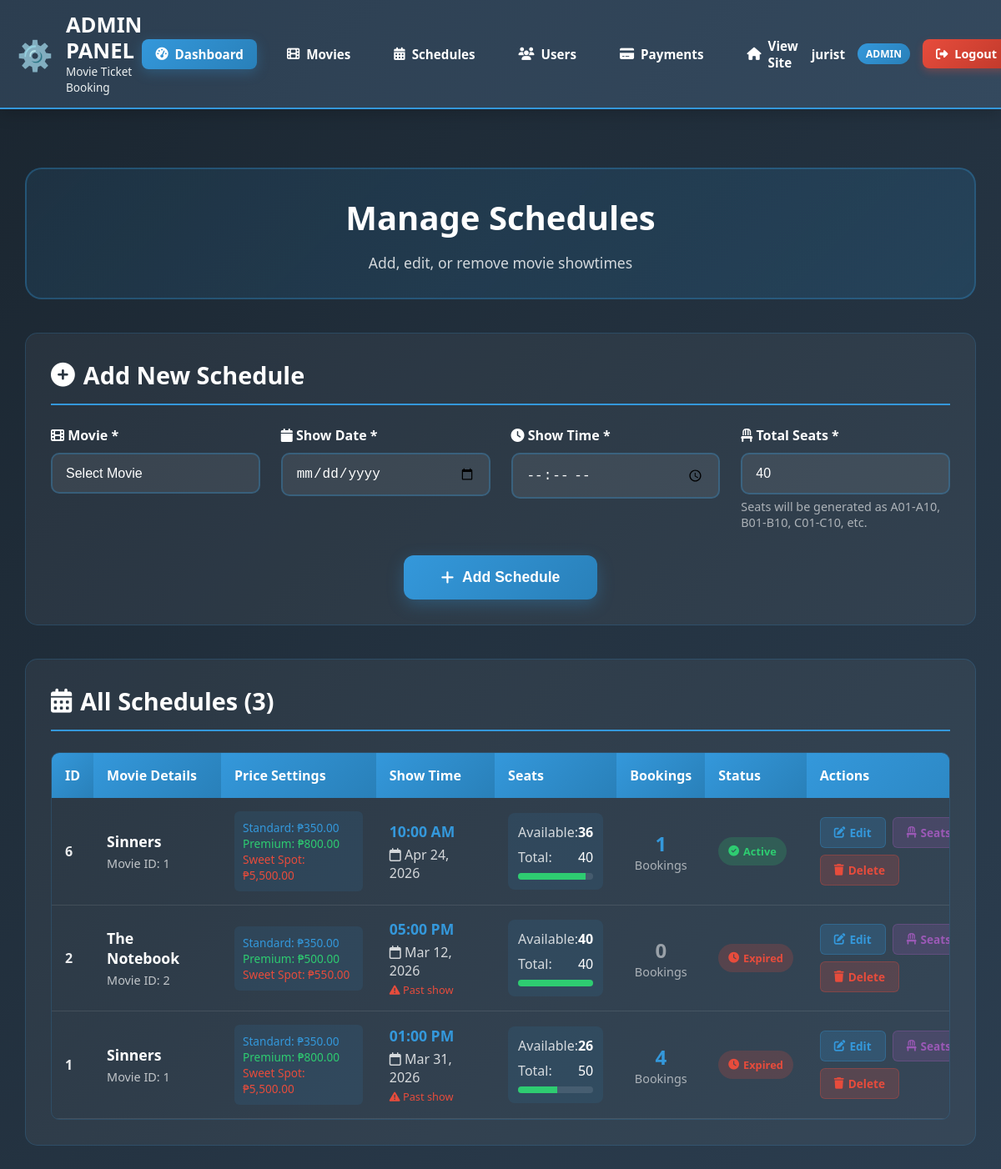
The app's page /pages/admin/manage-schedules.php (signed in) with its own data.
### tables this page shows
CREATE TABLE `movie_schedules` (
  `id` int(11) NOT NULL,
  `movie_id` int(11) NOT NULL,
  `movie_title` varchar(255) NOT NULL,
  `show_date` date NOT NULL,
  `showtime` time NOT NULL,
  `total_seats` int(11) DEFAULT 40,
  `available_seats` int(11) DEFAULT 40,
  `is_active` tinyint(1) DEFAULT 1,
  `created_at` timestamp NOT NULL DEFAULT current_timestamp()
);

CREATE TABLE `movies` (
  `id` int(11) NOT NULL,
  `title` varchar(255) NOT NULL,
  `director` varchar(255) DEFAULT NULL,
  `genre` varchar(100) DEFAULT NULL,
  `duration` varchar(20) DEFAULT NULL,
  `rating` varchar(10) DEFAULT NULL,
  `description` text DEFAULT NULL,
  `poster_url` varchar(500) DEFAULT NULL,
  `trailer_url` varchar(500) DEFAULT NULL,
  `venue_name` varchar(255) DEFAULT NULL,
  `venue_location` varchar(500) DEFAULT NULL,
  `google_maps_link` varchar(500) DEFAULT NULL,
  `standard_price` decimal(10,2) DEFAULT 350.00,
  `premium_price` decimal(10,2) DEFAULT 450.00,
  `sweet_spot_price` decimal(10,2) DEFAULT 550.00,
  `is_active` tinyint(1) DEFAULT 1,
  `added_by` int(11) DEFAULT NULL,
  `updated_by` int(11) DEFAULT NULL,
  `created_at` timestamp NOT NULL DEFAULT current_timestamp(),
  `last_updated` timestamp NULL DEFAULT NULL ON UPDATE current_timestamp()
);

### pages/admin/manage-schedules.php (the view, shortened to what the rows shown need)
<?php
$root_dir = dirname(dirname(__DIR__));
require_once $root_dir . '/partials/admin-header.php';
$conn = new mysqli(DB_HOST, DB_USER, DB_PASS, DB_NAME);
$edit_mode = false;
$schedules_result = $conn->query("
    SELECT s.*, m.title as movie_title_full, m.standard_price, m.premium_price, m.sweet_spot_price,
           (SELECT COUNT(*) FROM tbl_booking b
            WHERE b.movie_name = s.movie_title
            AND b.show_date = s.show_date
            AND b.showtime = s.showtime
            AND b.status != 'Cancelled') as booking_count
    FROM movie_schedules s
    LEFT JOIN movies m ON s.movie_id = m.id
    WHERE s.is_active = 1 AND m.is_active = 1
    ORDER BY s.id DESC
");
$schedules = [];
if ($schedules_result) {
    while ($row = $schedules_result->fetch_assoc()) {
        $schedules[] = $row;
    }
}
$count_result = $conn->query("SELECT COUNT(*) as total FROM movie_schedules s LEFT JOIN movies m ON s.movie_id = m.id WHERE s.is_active = 1 AND m.is_active = 1");
$schedule_count = $count_result ? $count_result->fetch_assoc()['total'] : 0;
?>
<div class="admin-content" style="max-width: 1400px; margin: 0 auto; padding: 30px;">
    <div style="text-align: center; margin-bottom: 40px; padding: 30px; background: linear-gradient(135deg, rgba(52, 152, 219, 0.1), rgba(41, 128, 185, 0.2)); border-radius: 20px; border: 2px solid rgba(52, 152, 219, 0.3);">
        <h1 style="color: white; font-size: 2.5rem; margin-bottom: 15px; font-weight: 800;">Manage Schedules</h1>
    </div>
    <div style="background: rgba(255, 255, 255, 0.05); border-radius: 15px; padding: 30px; margin-bottom: 40px; border: 1px solid rgba(52, 152, 219, 0.2);">
        <h2 style="color: white; font-size: 1.8rem; margin-bottom: 25px; padding-bottom: 15px; border-bottom: 2px solid #3498db; display: flex; align-items: center; gap: 10px;">
            <i class="<?php echo $edit_mode ? 'fas fa-edit' : 'fas fa-plus-circle'; ?>"></i>
            <?php echo $edit_mode ? 'Edit Schedule' : 'Add New Schedule'; ?>
        </h2>
    </div>
    <div style="background: rgba(255, 255, 255, 0.05); border-radius: 15px; padding: 30px; border: 1px solid rgba(52, 152, 219, 0.2);">
        <h2 style="color: white; font-size: 1.8rem; margin-bottom: 25px; padding-bottom: 15px; border-bottom: 2px solid #3498db; display: flex; align-items: center; gap: 10px;">
            <i class="fas fa-calendar-alt"></i> All Schedules (<?php echo $schedule_count; ?>)
        </h2>
        <?php if (empty($schedules)): ?>
        <div style="text-align: center; padding: 50px; color: rgba(255, 255, 255, 0.6);">
            <i class="fas fa-calendar-alt fa-3x" style="margin-bottom: 20px; opacity: 0.5;"></i>
            <p style="font-size: 1.1rem;">No schedules found. Add your first schedule!</p>
        </div>
        <?php else: ?>
        <div style="overflow-x: auto; border-radius: 10px; border: 1px solid rgba(52, 152, 219, 0.2);">
            <table style="width: 100%; border-collapse: collapse; min-width: 1200px;">
                <thead>
                    <tr>
                        <th style="background: linear-gradient(135deg, #3498db 0%, #2980b9 100%); color: white; padding: 16px; text-align: left; font-weight: 700; font-size: 1rem;">ID</th>
                        <th style="background: linear-gradient(135deg, #3498db 0%, #2980b9 100%); color: white; padding: 16px; text-align: left; font-weight: 700; font-size: 1rem;">Movie Details</th>
                        <th style="background: linear-gradient(135deg, #3498db 0%, #2980b9 100%); color: white; padding: 16px; text-align: left; font-weight: 700; font-size: 1rem;">Price Settings</th>
                        <th style="background: linear-gradient(135deg, #3498db 0%, #2980b9 100%); color: white; padding: 16px; text-align: left; font-weight: 700; font-size: 1rem;">Show Time</th>
                        <th style="background: linear-gradient(135deg, #3498db 0%, #2980b9 100%); color: white; padding: 16px; text-align: left; font-weight: 700; font-size: 1rem;">Seats</th>
                        <th style="background: linear-gradient(135deg, #3498db 0%, #2980b9 100%); color: white; padding: 16px; text-align: left; font-weight: 700; font-size: 1rem;">Bookings</th>
                        <th style="background: linear-gradient(135deg, #3498db 0%, #2980b9 100%); color: white; padding: 16px; text-align: left; font-weight: 700; font-size: 1rem;">Status</th>
                        <th style="background: linear-gradient(135deg, #3498db 0%, #2980b9 100%); color: white; padding: 16px; text-align: left; font-weight: 700; font-size: 1rem;">Actions</th>
                    </tr>
                </thead>
                <tbody>
                    <?php foreach ($schedules as $schedule):
                        $available_percentage = ($schedule['available_seats'] / $schedule['total_seats']) * 100;
                        $is_today = date('Y-m-d') == $schedule['show_date'];
                        $is_past = strtotime($schedule['show_date'] . ' ' . $schedule['showtime']) < time();
                    ?>
                    <tr style="border-bottom: 1px solid rgba(255, 255, 255, 0.1); <?php echo $is_today ? 'background: rgba(52, 152, 219, 0.05);' : ''; ?>">
                        <td style="padding: 16px; color: rgba(255, 255, 255, 0.9); font-weight: 700;"><?php echo $schedule['id']; ?></td>
                        <td style="padding: 16px;">
                            <div style="color: white; font-size: 1.1rem; font-weight: 700; margin-bottom: 5px;"><?php echo htmlspecialchars($schedule['movie_title_full']); ?></div>
                            <div style="color: rgba(255, 255, 255, 0.7); font-size: 0.9rem;">Movie ID: <?php echo $schedule['movie_id']; ?></div>
                        </td>
                        <td style="padding: 16px;">
                            <div style="background: rgba(52, 152, 219, 0.1); padding: 10px; border-radius: 6px;">
                                <div style="color: #3498db; font-size: 0.85rem;">Standard: ₱<?php echo number_format($schedule['standard_price'] ?? 350, 2); ?></div>
                                <div style="color: #2ecc71; font-size: 0.85rem;">Premium: ₱<?php echo number_format($schedule['premium_price'] ?? 450, 2); ?></div>
                                <div style="color: #e74c3c; font-size: 0.85rem;">Sweet Spot: ₱<?php echo number_format($schedule['sweet_spot_price'] ?? 550, 2); ?></div>
                            </div>
                        </td>
                        <td style="padding: 16px;">
                            <div style="color: #3498db; font-size: 1.1rem; font-weight: 700;"><?php echo date('h:i A', strtotime($schedule['showtime'])); ?></div>
                            <div style="color: rgba(255, 255, 255, 0.8); margin-top: 5px;">
                                <i class="far fa-calendar"></i> <?php echo date('M d, Y', strtotime($schedule['show_date'])); ?>
                            </div>
                            <?php if ($is_past): ?>
                            <div style="color: #e74c3c; font-size: 0.8rem; margin-top: 3px;">
                                <i class="fas fa-exclamation-triangle"></i> Past show
                            </div>
                            <?php endif; ?>
                        </td>
                        <td style="padding: 16px;">
                            <div style="background: rgba(52, 152, 219, 0.1); padding: 12px; border-radius: 8px;">
                                <div style="display: flex; justify-content: space-between; margin-bottom: 8px;">
                                    <span style="color: rgba(255, 255, 255, 0.8);">Available:</span>
                                    <span style="color: white; font-weight: 700;"><?php echo $schedule['available_seats']; ?></span>
                                </div>
                                <div style="display: flex; justify-content: space-between; margin-bottom: 8px;">
                                    <span style="color: rgba(255, 255, 255, 0.8);">Total:</span>
                                    <span style="color: white;"><?php echo $schedule['total_seats']; ?></span>
                                </div>
                                <div style="background: rgba(255, 255, 255, 0.1); height: 8px; border-radius: 4px; overflow: hidden;">
                                    <div style="background: <?php echo $available_percentage > 50 ? '#2ecc71' : ($available_percentage > 20 ? '#f39c12' : '#e74c3c'); ?>; height: 100%; width: <?php echo $available_percentage; ?>%;"></div>
                                </div>
                            </div>
                        </td>
                        <td style="padding: 16px;">
                            <div style="text-align: center;">
                                <div style="font-size: 1.5rem; font-weight: 700; color: <?php echo $schedule['booking_count'] > 0 ? '#3498db' : 'rgba(255,255,255,0.5)'; ?>;">
                                    <?php echo $schedule['booking_count']; ?>
                                </div>
                                <div style="font-size: 0.9rem; color: rgba(255, 255, 255, 0.6);">Bookings</div>
                            </div>
                        </td>
                        <td style="padding: 16px;">
                            <?php if ($is_past): ?>
                            <span style="background: rgba(231, 76, 60, 0.2); color: #e74c3c; padding: 8px 12px; border-radius: 20px; font-size: 0.8rem; font-weight: 600; display: inline-flex; align-items: center; gap: 5px;">
                                <i class="fas fa-clock"></i> Expired
                            </span>
                            <?php elseif ($schedule['available_seats'] == 0): ?>
                            <span style="background: rgba(231, 76, 60, 0.2); color: #e74c3c; padding: 8px 12px; border-radius: 20px; font-size: 0.8rem; font-weight: 600; display: inline-flex; align-items: center; gap: 5px;">
                                <i class="fas fa-times-circle"></i> Sold Out
                            </span>
                            <?php elseif ($schedule['available_seats'] < 10): ?>
                            <span style="background: rgba(243, 156, 18, 0.2); color: #f39c12; padding: 8px 12px; border-radius: 20px; font-size: 0.8rem; font-weight: 600; display: inline-flex; align-items: center; gap: 5px;">
                                <i class="fas fa-exclamation"></i> Few Seats
                            </span>
                            <?php else: ?>
                            <span style="background: rgba(46, 204, 113, 0.2); color: #2ecc71; padding: 8px 12px; border-radius: 20px; font-size: 0.8rem; font-weight: 600; display: inline-flex; align-items: center; gap: 5px;">
                                <i class="fas fa-check-circle"></i> Active
                            </span>
                            <?php endif; ?>
                        </td>
                        <td style="padding: 16px;">
                            <div style="display: flex; gap: 8px; flex-wrap: wrap;">
                                <a href="index.php?page=admin/manage-schedules&edit=<?php echo $schedule['id']; ?>"
                                   style="padding: 8px 16px; background: rgba(52, 152, 219, 0.2); color: #3498db; text-decoration: none; border-radius: 6px; font-size: 0.85rem; font-weight: 600; border: 1px solid rgba(52, 152, 219, 0.3); display: inline-flex; align-items: center; gap: 5px;">
                                    <i class="fas fa-edit"></i> Edit
                                </a>
                                <a href="index.php?page=admin/manage-seats&schedule_id=<?php echo $schedule['id']; ?>"
                                   style="padding: 8px 16px; background: rgba(155, 89, 182, 0.2); color: #9b59b6; text-decoration: none; border-radius: 6px; font-size: 0.85rem; font-weight: 600; border: 1px solid rgba(155, 89, 182, 0.3); display: inline-flex; align-items: center; gap: 5px;">
                                    <i class="fas fa-chair"></i> Seats
                                </a>
                                <a href="index.php?page=admin/manage-schedules&delete=<?php echo $schedule['id']; ?>"
                                   style="padding: 8px 16px; background: rgba(231, 76, 60, 0.2); color: #e74c3c; text-decoration: none; border-radius: 6px; font-size: 0.85rem; font-weight: 600; border: 1px solid rgba(231, 76, 60, 0.3); display: inline-flex; align-items: center; gap: 5px;"
                                   onclick="return confirm('Are you sure you want to delete this schedule?\nMovie: <?php echo addslashes($schedule['movie_title_full']); ?>\nDate: <?php echo date('M d, Y', strtotime($schedule['show_date'])); ?> <?php echo date('h:i A', strtotime($schedule['showtime'])); ?>')">
                                    <i class="fas fa-trash"></i> Delete
                                </a>
                            </div>
                        </td>
                    </tr>
                    <?php endforeach; ?>
                </tbody>
            </table>
        </div>
        <?php endif; ?>
    </div>
</div>
</body>
</html>

### records on screen
movie_schedules: id "6", movie.title "Sinners", movie "1", movie.standard_price "350.00", movie.premium_price "800.00", movie.sweet_spot_price "5,500.00", showtime "10:00 AM", show_date "Apr 24, 2026", available_seats "36", total_seats "40", booking_count "1", shows "Active"
movie_schedules: id "2", movie.title "The Notebook", movie "2", movie.standard_price "350.00", movie.premium_price "500.00", movie.sweet_spot_price "550.00", showtime "05:00 PM", show_date "Mar 12, 2026", shows "Past show", available_seats "40", total_seats "40", booking_count "0", shows "Expired"
movie_schedules: id "1", movie.title "Sinners", movie "1", movie.standard_price "350.00", movie.premium_price "800.00", movie.sweet_spot_price "5,500.00", showtime "01:00 PM", show_date "Mar 31, 2026", shows "Past show", available_seats "26", total_seats "50", booking_count "4", shows "Expired"

### other values on screen
$_SESSION['user_name'] "jurist"
$_SESSION['user_role'] "ADMIN"
$schedule_count "3"
